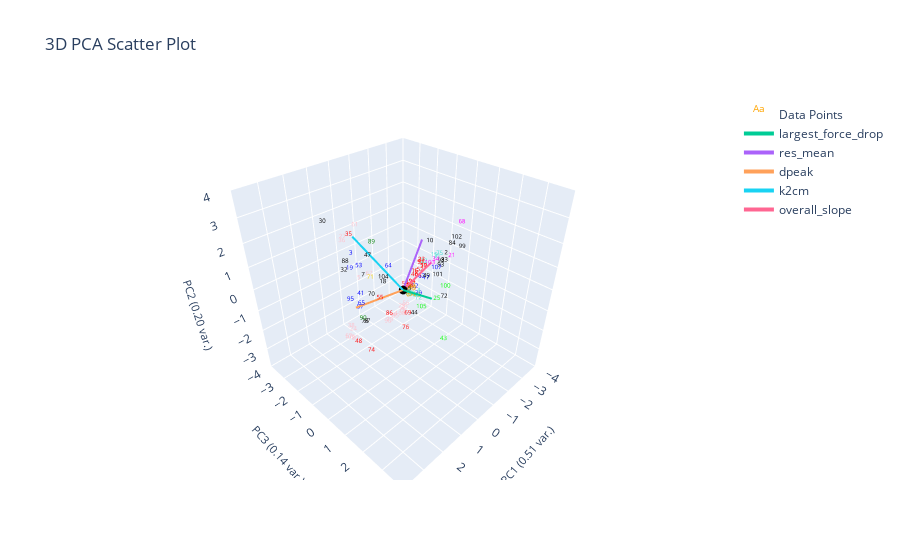

The cell this chart's notebook holds for it:
### Markdown cell above
# Radius Neighbors Classifier
- Within radius r, assing query point to highest frequency label
- Good for when data isn't uniformly distributed (clusters have different densities)

### Code cell
from sklearn.neighbors import RadiusNeighborsClassifier


X = plotting.extract_numerical_features(marions_labeled_data).values.tolist()
y = marions_labeled_data[f'{ylabel_name}_nums'].values.tolist()
rn = RadiusNeighborsClassifier(radius=0.9, outlier_label=-1)
rn.fit(X,y)
rn_predictions = pd.Series(rn.predict(clustering_features.values))

rn_actual = marions_labeled_data[f'{ylabel_name}_nums']
rn_changed_ylabel_idxs = find_changed_ylabel_data(rn_predictions, rn_actual)
rn_corrected_predictions = correct_pseudo_ylabels_to_actual(rn_predictions, rn_actual, rn_changed_ylabel_idxs)

plotting.plot_cluster_subplots(rn_corrected_predictions, curve_data, 
                                  clustering_method="Nearest Centroid", 
                                  cluster_category_names=list(ylabel_to_cluster_num.keys()),
                                  bold_idxs=rn_actual.index
                                  )
plotting.plot_cluster_subolots(rn_predictions, curve_data,
                                  clustering_method="Nearest Centroid", 
                                  cluster_category_names=list(ylabel_to_cluster_num.keys()),
                                  pseudo_corrections=rn_corrected_predictions,
                                  bold_idxs=rn_actual.index
                                  )
plotting.plot_pca(clustering_features, rn_predictions, 3, 
                  graph_title=f'',
                  ylabel_name=ylabel_name,)

### Figure 1 — Plotly figure (JSON) as saved in the notebook; plotly's stock layout.template omitted (floating-point values rounded to 4 significant figures)
{"data": [{"mode": "text", "name": "Data Points", "text": ["0", "1", "2", "3", "4", "5", "6", "7", "8", "9", "10", "11", "12", "13", "14", "15", "16", "17", "18", "19", "20", "21", "22", "23", "24", "25", "26", "27", "28", "29", "30", "31", "32", "33", "34", "35", "36", "37", "38", "39", "40", "41", "42", "43", "44", "45", "46", "47", "48", "49", "50", "51", "52", "53", "54", "55", "56", "57", "58", "59", "60", "61", "62", "63", "64", "65", "66", "67", "68", "69", "70", "71", "72", "73", "74", "75", "76", "77", "78", "79", "80", "81", "82", "83", "84", "85", "86", "87", "88", "89", "90", "91", "92", "93", "94", "95", "96", "97", "98", "99", "100", "101", "102", "103", "104", "105", "106", "107", "108", "109"], "textfont": {"color": ["orange", "red", "black", "blue", "turquoise", "pink", "magenta", "black", "orange", "pink", "black", "red", "turquoise", "pink", "pink", "turquoise", "red", "blue", "black", "blue", "pink", "magenta", "turquoise", "red", "pink", "lime", "turquoise", "pink", "turquoise", "pink", "black", "turquoise", "black", "black", "magenta", "red", "pink", "turquoise", "pink", "blue", "orange", "blue", "orange", "lime", "black", "black", "red", "black", "red", "black", "red", "red", "red", "blue", "orange", "red", "pink", "pink", "red", "red", "turquoise", "pink", "blue", "orange", "blue", "blue", "orange", "pink", "magenta", "red", "black", "gold", "black", "orange", "red", "turquoise", "red", "red", "black", "pink", "pink", "orange", "red", "orange", "black", "pink", "red", "blue", "black", "green", "green", "red", "blue", "black", "red", "blue", "pink", "black", "black", "black", "lime", "black", "black", "magenta", "black", "lime", "black", "blue", "pink", "pink"], "size": 6}, "type": "scatter3d", "x": [-0.4106, -0.9288, -2.596, 1.104, -0.04511, 1.466, -4.148, 1.804, -0.3853, 0.000174, -2.121, -1.442, 0.07756, 0.2565, 0.3918, -2.119, -0.9654, -1.382, 1.491, 1.185, 0.3561, -1.272, -1.627, -1.172, 1.882, 0.191, -0.1242, 1.567, -0.1115, 0.01755, 1.734, -2.217, 1.471, -2.439, -1.071, 2.383, 1.738, 0.1452, 2.03, -0.7734, -0.4269, 1.234, -0.2648, 1.211, 0.8373, -0.2236, -0.9016, 1.719, 2.593, -0.6936, -1.217, -0.9873, -1.33, 0.9893, -0.5549, 1.224, -0.03471, 2.119, -0.4056, -0.5167, 0.1873, 1.594, -1.097, -0.4578, 0.6658, 1.541, -0.5375, 1.385, -3.767, 2.065, 1.667, 2.267, 0.9181, -0.6715, 2.547, -2.345, 1.713, -1.346, 1.47, 0.6275, 2.234, -0.5391, -0.5084, -0.5667, -3.086, 0.4854, 2.083, 1.533, 2.35, 0.9782, 1.906, -1.156, -0.8135, -1.657, -0.5038, 1.814, 0.7143, 1.507, -2.284, -2.536, 0.03863, -1.921, -3.354, -1.303, 1.322, 0.7258, -4.755, -1.993, 0.185, 2.366], "y": [-0.1336, -0.245, -0.0996, -1.642, 0.7684, -0.7981, -0.2511, -0.1305, -0.03606, -0.01009, -0.5867, -0.397, 0.8814, 0.2269, -0.162, -0.324, -0.3004, -0.07603, 0.5295, -1.677, 0.4095, 1.204, -0.4341, -0.1638, -0.8133, 1.849, 0.1201, -1.445, 0.2224, -0.05074, -2.329, -0.2818, -1.661, -0.04144, 0.6504, -0.01132, -1.268, 0.5861, -0.7415, 0.09165, -0.2621, -1.078, 0.4705, 3.064, 1.393, 0.04536, -0.2687, 0.05331, 0.3655, 0.5424, -0.07552, -0.06003, -0.3571, -1.365, -0.04577, 0.04454, 0.1263, -0.8369, -0.02147, -0.3964, 0.8656, -0.6886, -0.05282, -0.1158, -0.07978, -0.6477, -0.06799, -0.3083, -0.2996, 2.278, 0.09565, 0.7689, 2.747, -0.1277, 0.9987, -0.2365, 1.836, -0.1956, -0.5988, -0.1188, -0.2943, -0.2451, -0.2033, -0.0763, -0.1993, 0.06686, 1.451, -0.748, -0.3496, -0.581, -0.1527, -0.3158, -0.1525, 0.4253, -0.00594, -0.9447, -0.1243, -0.4438, -0.0895, 0.725, 2.076, 0.05319, -0.1952, 0.1731, 0.3696, 1.629, -0.1863, -0.06404, 0.02932, -0.4441], "z": [-0.8724, -0.04772, 0.1429, 1.06, 0.0005921, 0.5397, 1.092, 1.156, -0.4434, -1.348, 0.7049, 0.1231, -0.2161, -1.136, -1.441, 0.1429, -0.08318, -0.4948, 1.041, 0.4144, -0.7653, 1.165, 0.02055, 0.4204, -1.654, 0.3368, -0.4292, 2.029, -0.4424, -1.144, 2.361, 0.06222, 0.47, -0.1083, 0.8491, 3.011, 2.01, -0.1701, -1.361, -0.867, -0.8309, -0.4348, -0.4918, -0.09782, -0.1891, -0.3818, -0.2061, 1.985, -1.075, 0.225, 0.1545, 0.4271, -0.2145, 0.5791, -0.8905, -0.04316, -0.9442, -1.91, -0.337, -0.5344, -0.04446, 2.792, -0.274, -0.8517, 1.018, -0.4998, -0.6077, 0.9178, 1.054, 1.014, 0.3784, 1.723, 1.296, -0.6699, -1.099, 0.1614, -0.06598, 0.01022, -1.393, -1.534, -1.574, -0.5951, -0.3348, -0.4594, 0.3475, -1.307, 0.5324, -0.7392, 1.851, 1.928, -0.7173, -0.4028, -0.6668, 0.2206, -0.207, -0.3249, -1.557, -1.273, -0.09006, 0.8118, 0.9064, -0.5457, 0.5385, 0.3721, 1.072, 0.1508, 1.036, -0.2881, -1.389, -1.542]}, {"marker": {"color": "black", "size": 3}, "mode": "markers", "name": "Origin", "showlegend": false, "type": "scatter3d", "x": [0], "y": [0], "z": [0]}, {"line": {"width": 4}, "mode": "lines+text", "name": "largest_force_drop", "textposition": "top center", "type": "scatter3d", "x": [0, 1.091], "y": [0, 2.378], "z": [0, 1.397]}, {"line": {"width": 4}, "mode": "lines+text", "name": "res_mean", "textposition": "top center", "type": "scatter3d", "x": [0, -1.331], "y": [0, -0.3095], "z": [0, 1.522]}, {"line": {"width": 4}, "mode": "lines+text", "name": "dpeak", "textposition": "top center", "type": "scatter3d", "x": [0, 1.612], "y": [0, -0.8751], "z": [0, -0.441]}, {"line": {"width": 4}, "mode": "lines+text", "name": "k2cm", "textposition": "top center", "type": "scatter3d", "x": [0, 1.002], "y": [0, -1.575], "z": [0, 2.059]}, {"line": {"width": 4}, "mode": "lines+text", "name": "overall_slope", "textposition": "top center", "type": "scatter3d", "x": [0, -1.56], "y": [0, 0.01097], "z": [0, 0.5458]}], "layout": {"autosize": true, "scene": {"aspectmode": "cube", "xaxis": {"range": [-4, 4], "title": {"font": {"size": 11}, "text": "PC1 (0.51 var.)"}}, "yaxis": {"range": [-4, 4], "title": {"font": {"size": 11}, "text": "PC3 (0.14 var.)"}}, "zaxis": {"range": [-4, 4], "title": {"font": {"size": 11}, "text": "PC2 (0.20 var.)"}}}, "title": {"text": "3D PCA Scatter Plot"}}}
